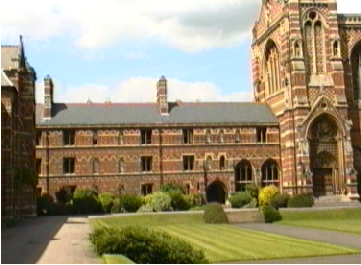
%> input picture Assignment 6/keble1.png, 361 x 265 px
$ octave mosaic.m   (GNU Octave 9; MATLAB toolbox functions it lacks are replaced by stand-ins)
%> lines starting %> are read from the running program, lines starting %| are printed output that depends on the picture
### Assignment 6/estimate_homography.m
function [H] = estimate_homography(PA, PB)
% Purpose: To Compute homography between points in image PA & image PB
% PA = 4x2 matrix (contains (x,y) matching points)
% PB = 4x2 matrix (first row of PB and PA should be matching)
% Output of H = 3x3 matrix

% Set up A -- Slide 36  2 x 9 matrix shown below?
% [ -x, -y, -1, 0, 0, 0, xx', yx' , x';
%  0, 0,  0, -x, -y, -1, xy', yy', y']

% A will have to be a 8 x 9 matrix due to the points in PA/PB and also due
% to the fact that A is a 2x9 matrix already itself
A = zeros( (2 * size(PA, 1)) , 9);

% we're going to loop through the points matrix
for i=1:1:size(PA, 1)
    % to make easier to read, get values where x & y = PA and x' & y' = PB
    x = PA(i);
    y = PA(i, 2);
    xPrime = PB(i);
    yPrime = PB(i, 2);

    % 1st row of A --> -x, -y, -1, 0, 0, 0, xx', yx' , x'
    A(((i * 2) - 1), :) = [ -x, -y, -1, 0, 0, 0, (x * xPrime), (y * xPrime), xPrime];

    % 2nd row of A -->  0, 0,  0, -x, -y, -1, xy', yy', y'
    A((i * 2), :) = [0, 0,  0, -x, -y, -1, (x * yPrime), (y * yPrime), yPrime];
end

% % disp(A(:, :)); % just lookin

% Now solve for H using:
[~, ~, V] = svd(A);
h = V(:, end);
H = reshape(h, 3, 3)';

end

### Assignment 6/apply_homography.m
function [p2] = apply_homography(p1, H)
%  apply the homography and convert back from homogeneous coordinates,
%  as shown in slide 42 (i.e., [wx' wy' w'] to [x' y']).

% first we gotta flip it into a 3x1 like in slide 42
p1 = [ p1(1);
       p1(2);
       p1(3)];

% compute p' = H * p (regular matrix multiply)
p2 = H * p1;
% disp(p2);

% convert p' from homgenous to image coordinates
% p' (or p2) will actually have to output in [x', y']
% divide --> wx'/w && wy/w -- p2(3) == w
xPrime = (p2(1)/ p2(3));    % p2(1) = wx'
yPrime = (p2(2)/ p2(3));    % p2(2) = wy'

% return p2 as (x' ,y')
p2 = [xPrime, yPrime];

end

### Assignment 6/mosaic.m
% mosaic.m

% % 1st take in the keble images and show them in separate figures
% figure 1
figure;
imshow('keble1.png')
% imshow('uttower1.jpeg')
impixelinfo;

% figure 2
figure;
imshow('keble2.png')
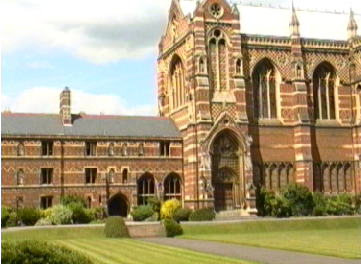
%> input picture Assignment 6/keble2.png, 361 x 265 px
% imshow('uttower2.jpeg')
impixelinfo;

% Examine the images and picked four points on figure 1 into PA and those
% same four points for figure 2 into PB
% keble image
PA = [164, 77;
      279, 123;
      324, 98;
      253, 33];
PB = [ 67, 89;
       183, 139;
       226, 114;
       159, 44];

% % uttower image
% PA = [561, 321;
%       373, 291;
%       325, 508;
%       103, 504];
% PB = [1019, 333;
%        814, 320;
%        781, 541;
%        566, 543];

% use the function H = estimate_homography(PA, PB) and use that H value,
% pick one new point in the first image, use H to detect the point in the
% second image (without manually having to do it)
H = estimate_homography(PA, PB);

% pick a new point and use the apply_homography
% keble
p2 = apply_homography([269, 42, 1], H);

% display the first image and the second image side by side
% keble
figure;
subplot(1, 2, 1);
hold on;
imshow(imread('keble1.png'));
plot(269, 42,'g.', 'MarkerSize', 25);
title(['keble1 image']);

subplot(1, 2, 2);
hold on;
imshow(imread('keble2.png'));
plot(p2(1), p2(2), 'y.', 'MarkerSize', 25);
title(['keble2 image']);
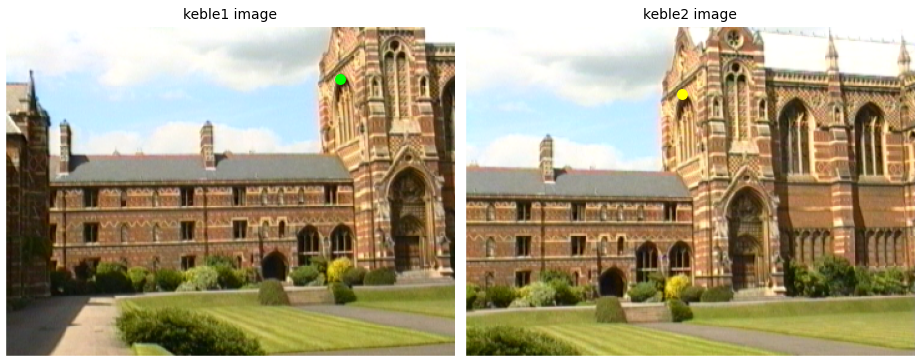
%> figure redrawn from the program's plot data, 2 panels
hold off;

% [20 lines of commented-out code are left out]
img1 = imread('keble1.png');    % change to 'uttower1.jpeg'
%> img1 is the input picture: size 265x361x3 uint8; mean R, G, B 155.2, 144.6, 116.7
img2 = imread('keble2.png');    % change to 'uttower2.jpeg'
%> img2 is the input picture: size 265x361x3 uint8; mean R, G, B 169.4, 154.8, 120
img2 = im2double(img2);         % set the image to a double
%> img2: size 265x361x3 double
img1 = im2double(img1);
%> img1: size 265x361x3 double

% get the size of image 2
img2x = size(img2, 1);
%> img2x = 265
img2y = size(img2, 2);
%> img2y = 361

% create a canvas that replicates the size of image2 3 times in the
% horizontal and 3 times in the vertical direction,
canvas = zeros((img2x * 3), (img2y * 3));

% size of the canvas is 795 x 1083 && size of the image2 = 265 x 361
% starting from position row266:530 col362:722, place img2 in center
canvas((img2x + 1): (img2x * 2), (img2y + 1): (img2y * 2), 1:3) = img2;
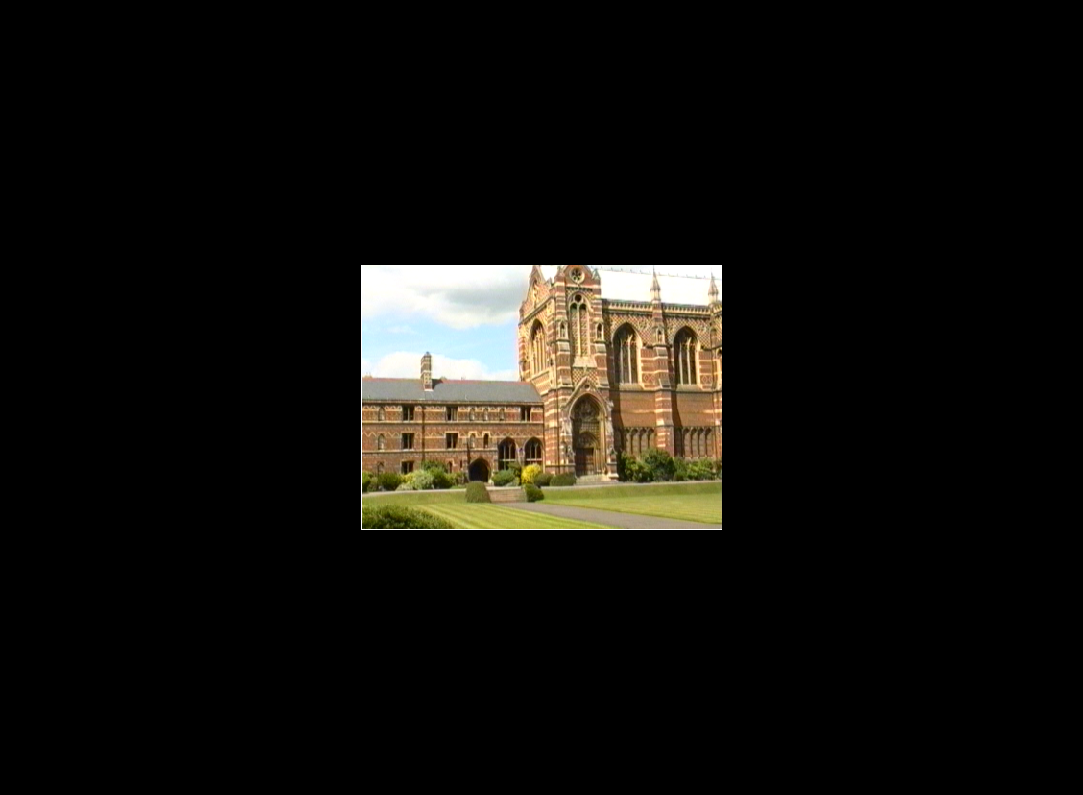
%> canvas: size 795x1083x3 double; mean R, G, B 0.0738, 0.0675, 0.0523

% for each pixel at location p1 in image1 x is the row y is the col, we
% need to flippity flip the xy's when doing the homography thingy
for x=1:size(img1, 1)   % <-- this is the row of image 1
   for y=1:size(img1, 2)% <-- this is the col of image 1
       % apply the estimated homography to determine location p2
       p2 = apply_homography([y, x, 1], H);

       % let's initialize some floor/ceil values first
       floorX = floor(p2(1));
       floorY = floor(p2(2));
       ceilX = ceil(p2(1));
       ceilY = ceil(p2(2));

       % for some reason it's outputting some strange lines on them? so i'm
       % just going to ceil/floor the overall result
       img2xCeil = ceil(img2x + ceilY);
       img2xFloor = floor(img2x + floorY);
       img2yCeil = ceil(img2y + ceilX);
       img2yFloor = floor(img2y + floorX);


       % add to the four locations in large canvas
       canvas(img2xFloor, img2yFloor, 1:3) = img1(x, y, 1:3);
       canvas(img2xCeil, img2yFloor, 1:3) = img1(x, y, 1:3);
       canvas(img2xFloor, img2yCeil, 1:3) = img1(x, y, 1:3);
       canvas(img2xCeil, img2yCeil, 1:3) = img1(x, y, 1:3);

   end
end
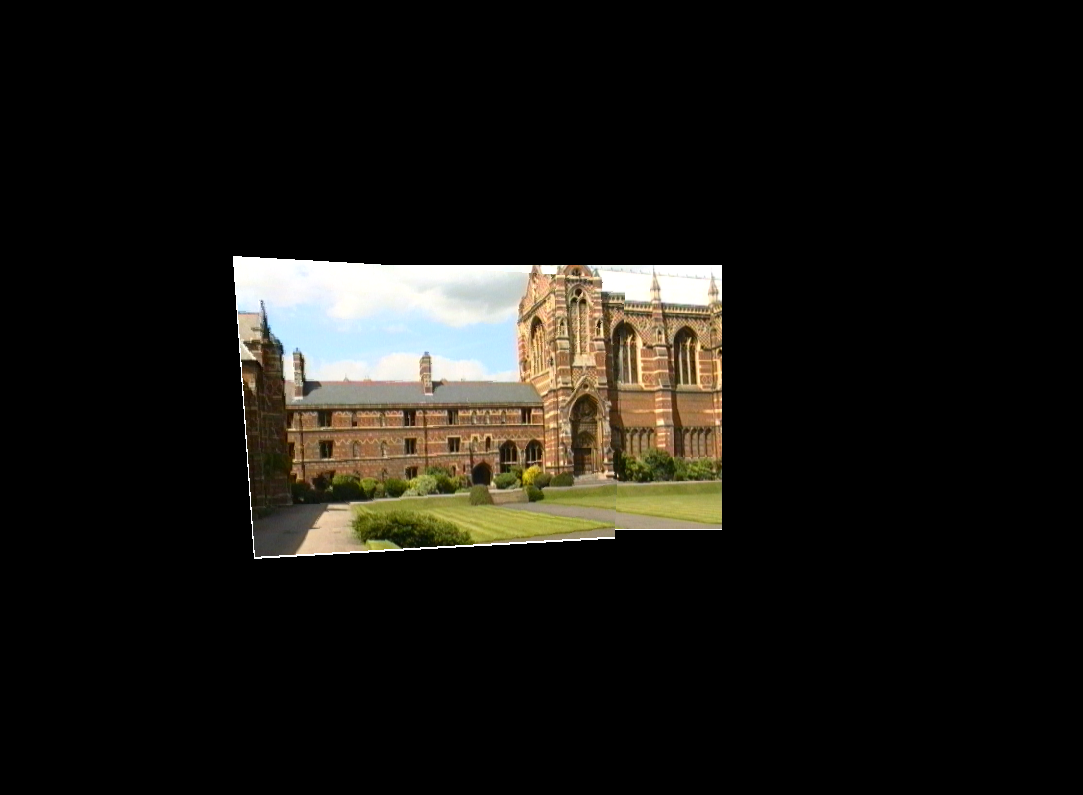
%> canvas: size 795x1083x3 double; mean R, G, B 0.0974, 0.0902, 0.0729

% display the stitched result
figure;
imshow(canvas);
% why does my keble image have lines on them? what did i do wrong
